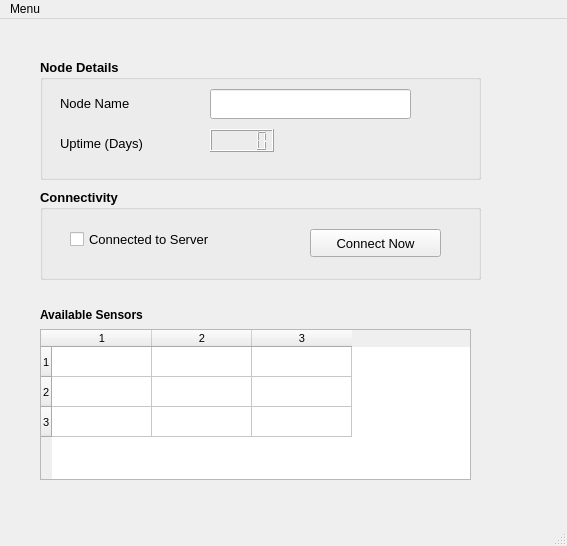
<?xml version="1.0" encoding="UTF-8"?>
<ui version="4.0">
 <class>HydriotAgent</class>
 <widget class="QMainWindow" name="HydriotAgent">
  <property name="geometry">
   <rect>
    <x>0</x>
    <y>0</y>
    <width>567</width>
    <height>546</height>
   </rect>
  </property>
  <property name="windowTitle">
   <string>Hydriot Agent</string>
  </property>
  <widget class="QWidget" name="centralwidget">
   <widget class="QGroupBox" name="groupBox">
    <property name="geometry">
     <rect>
      <x>40</x>
      <y>40</y>
      <width>441</width>
      <height>121</height>
     </rect>
    </property>
    <property name="font">
     <font>
      <pointsize>10</pointsize>
      <weight>75</weight>
      <bold>true</bold>
     </font>
    </property>
    <property name="title">
     <string>Node Details</string>
    </property>
    <widget class="QLabel" name="lbNodeName">
     <property name="geometry">
      <rect>
       <x>20</x>
       <y>30</y>
       <width>101</width>
       <height>29</height>
      </rect>
     </property>
     <property name="font">
      <font>
       <pointsize>10</pointsize>
       <weight>50</weight>
       <bold>false</bold>
      </font>
     </property>
     <property name="text">
      <string>Node Name</string>
     </property>
    </widget>
    <widget class="QLineEdit" name="lineEdit">
     <property name="geometry">
      <rect>
       <x>170</x>
       <y>30</y>
       <width>201</width>
       <height>30</height>
      </rect>
     </property>
    </widget>
    <widget class="QLabel" name="lbNodeName_2">
     <property name="geometry">
      <rect>
       <x>20</x>
       <y>70</y>
       <width>121</width>
       <height>29</height>
      </rect>
     </property>
     <property name="font">
      <font>
       <pointsize>10</pointsize>
       <weight>50</weight>
       <bold>false</bold>
      </font>
     </property>
     <property name="text">
      <string>Uptime (Days)</string>
     </property>
    </widget>
    <widget class="QLCDNumber" name="lcdNumber_3">
     <property name="geometry">
      <rect>
       <x>170</x>
       <y>70</y>
       <width>64</width>
       <height>23</height>
      </rect>
     </property>
    </widget>
   </widget>
   <widget class="QTableWidget" name="tableWidget">
    <property name="geometry">
     <rect>
      <x>40</x>
      <y>310</y>
      <width>431</width>
      <height>151</height>
     </rect>
    </property>
    <property name="font">
     <font>
      <pointsize>8</pointsize>
     </font>
    </property>
    <property name="sortingEnabled">
     <bool>false</bool>
    </property>
    <property name="rowCount">
     <number>3</number>
    </property>
    <property name="columnCount">
     <number>3</number>
    </property>
    <row/>
    <row/>
    <row/>
    <column/>
    <column/>
    <column/>
   </widget>
   <widget class="QLabel" name="lbNodeName_3">
    <property name="geometry">
     <rect>
      <x>40</x>
      <y>280</y>
      <width>181</width>
      <height>31</height>
     </rect>
    </property>
    <property name="font">
     <font>
      <pointsize>9</pointsize>
      <weight>75</weight>
      <bold>true</bold>
     </font>
    </property>
    <property name="text">
     <string>Available Sensors</string>
    </property>
   </widget>
   <widget class="QGroupBox" name="groupBox_2">
    <property name="geometry">
     <rect>
      <x>40</x>
      <y>170</y>
      <width>441</width>
      <height>91</height>
     </rect>
    </property>
    <property name="font">
     <font>
      <pointsize>10</pointsize>
      <weight>75</weight>
      <bold>true</bold>
     </font>
    </property>
    <property name="title">
     <string>Connectivity</string>
    </property>
    <widget class="QPushButton" name="pushButton">
     <property name="geometry">
      <rect>
       <x>270</x>
       <y>40</y>
       <width>131</width>
       <height>28</height>
      </rect>
     </property>
     <property name="font">
      <font>
       <weight>50</weight>
       <bold>false</bold>
      </font>
     </property>
     <property name="text">
      <string>Connect Now</string>
     </property>
    </widget>
    <widget class="QCheckBox" name="checkBox">
     <property name="geometry">
      <rect>
       <x>30</x>
       <y>40</y>
       <width>201</width>
       <height>20</height>
      </rect>
     </property>
     <property name="font">
      <font>
       <pointsize>10</pointsize>
       <weight>50</weight>
       <bold>false</bold>
      </font>
     </property>
     <property name="text">
      <string>Connected to Server</string>
     </property>
    </widget>
   </widget>
  </widget>
  <widget class="QMenuBar" name="menubar">
   <property name="geometry">
    <rect>
     <x>0</x>
     <y>0</y>
     <width>567</width>
     <height>26</height>
    </rect>
   </property>
   <widget class="QMenu" name="menuMenu">
    <property name="title">
     <string>Menu</string>
    </property>
    <addaction name="actionDashboard"/>
    <addaction name="actionRegister_Node"/>
   </widget>
   <addaction name="menuMenu"/>
  </widget>
  <widget class="QStatusBar" name="statusbar"/>
  <action name="actionDashboard">
   <property name="text">
    <string>Dashboard</string>
   </property>
  </action>
  <action name="actionRegister_Node">
   <property name="text">
    <string>Register Node</string>
   </property>
  </action>
 </widget>
 <resources/>
 <connections/>
</ui>
